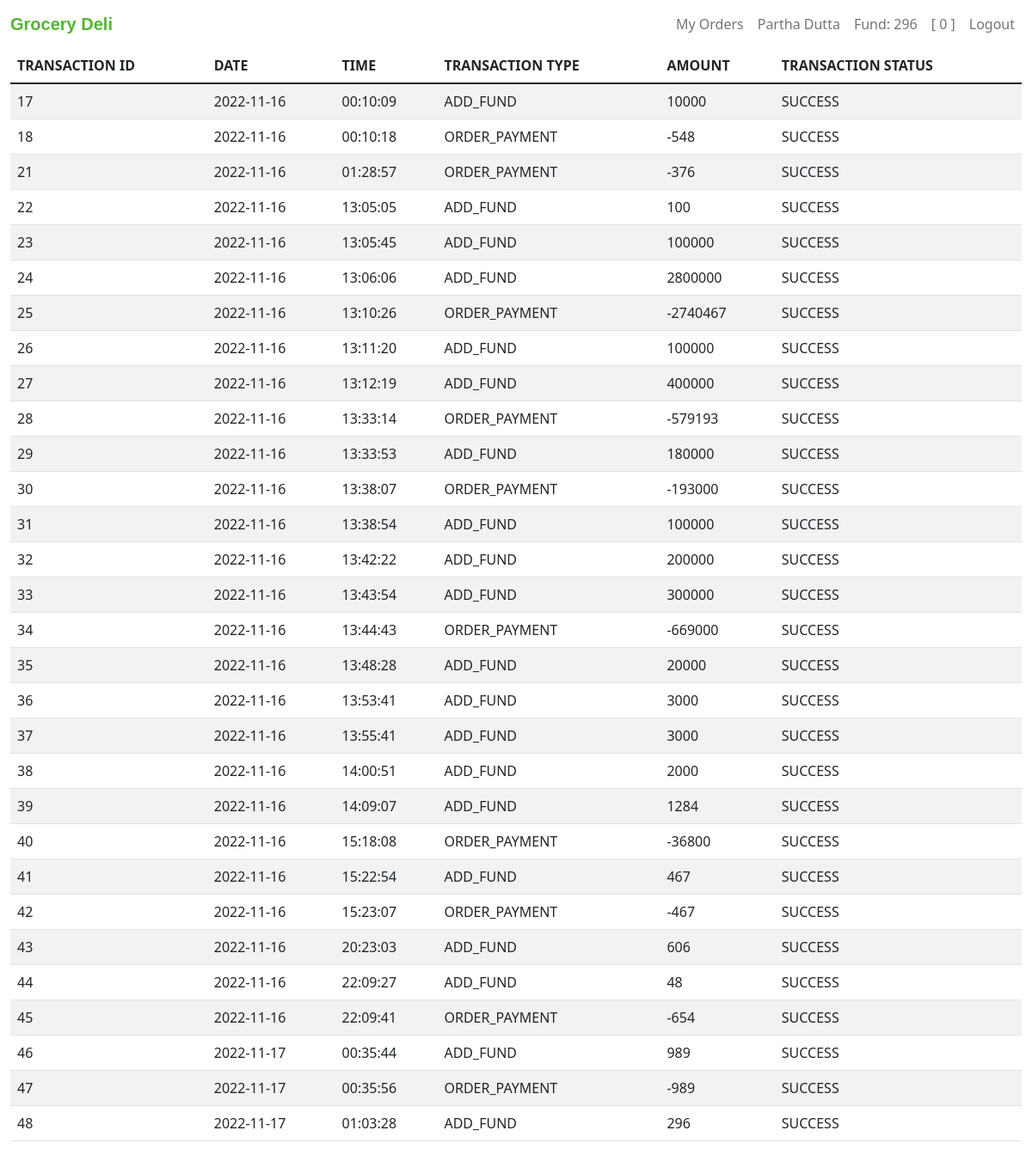
The page /transactions (signed in) on the database as committed earlier.
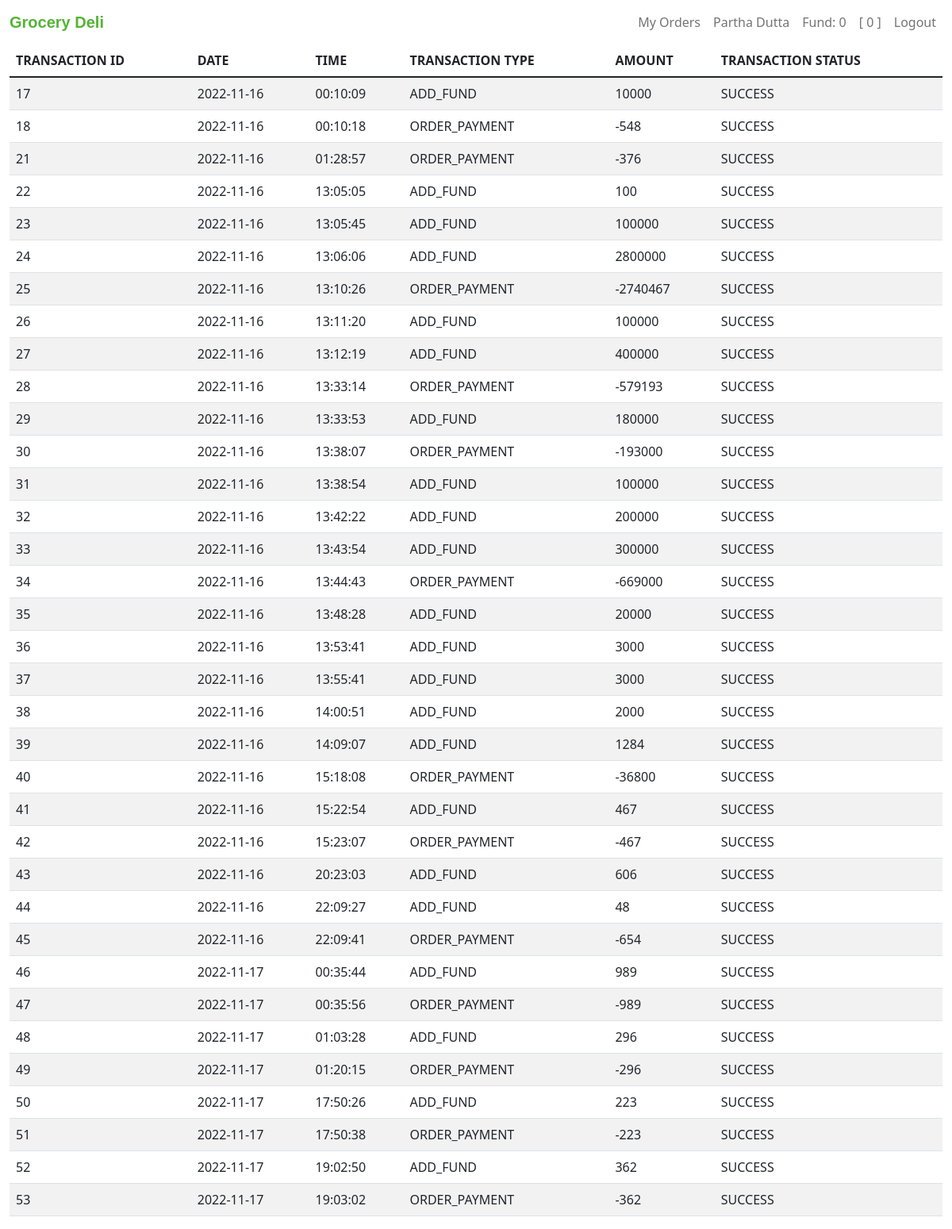
The same page on the database as committed later.
### tables this page shows
CREATE TABLE users (user_id INTEGER PRIMARY KEY AUTOINCREMENT NOT NULL, name TEXT NOT NULL, email TEXT NOT NULL, phone INTEGER NOT NULL, hash TEXT NOT NULL, cash NUMERIC DEFAULT 0.00);

CREATE TABLE transactions(tran_id INTEGER PRIMARY KEY AUTOINCREMENT NOT NULL, user_id INTEGER NOT NULL, tran_type TEXT NOT NULL, amount NUMERIC NOT NULL, datetime TEXT NOT NULL, tran_status TEXT DEFAULT success);

### app.py (the view)
@app.route("/transactions")
@login_required
def transctions():
    user_id = session["user_id"]
    user_data = db.execute("SELECT * FROM users WHERE user_id = ?;", user_id)
    transactions = db.execute("SELECT * FROM transactions WHERE user_id = ?", user_id)
    for i in transactions:
        i["date"] = datetime.datetime.strptime(i["datetime"], '%Y-%m-%d %H:%M:%S').date()
        i["time"] = datetime.datetime.strptime(i["datetime"], '%Y-%m-%d %H:%M:%S').time()
    return render_template("transactions.html", transactions=transactions, user_data=user_data)

### app.py (called while the page is built)
@app.after_request
def after_request(response):
    response.headers["Cache-Control"] = "no-cache, no-store, must-revalidate"
    response.headers["Expires"] = 0
    response.headers["Pragma"] = "no-cache"
    return response

def login_required(f):
    @wraps(f)
    def decorated_function(*args, **kwargs):
        if session.get("user_id") is None:
            return redirect("/login")
        return f(*args, **kwargs)
    return decorated_function

### templates/transactions.html (shortened to what this page needs)
{% extends "layout.html" %}
{% block user %}
    {{ user_data[0]["name"] }}
{% endblock %}
{% block fund %}
    Fund: {{ user_data[0]["cash"] }}
{% endblock %}
{% block cart %}
    {{ cart|length }}
{% endblock %}
{% block main %}
<table class="table table-striped">
    <thead>
        <tr>
            <th>TRANSACTION ID</th>
            <th>DATE</th>
            <th>TIME</th>
            <th>TRANSACTION TYPE</th>
            <th>AMOUNT</th>
            <th>TRANSACTION STATUS</th>
        </tr>
    </thead>
    <tbody>
        {% for i in transactions %}
        <tr>
            <td>{{ i["tran_id"] }}</td>
            <td>{{ i["date"] }}</td>
            <td>{{ i["time"] }}</td>
            <td>{{ i["tran_type"] }}</td>
            <td>{{ i["amount"] }}</td>
            <td>{{ i["tran_status"] }}</td>
        </tr>
        {% endfor %}
    </tbody>
</table>
{% endblock %}

### templates/layout.html (shortened to what this page needs)
<!DOCTYPE html>
<html lang="en">
<head>
    <link href="https://cdn.jsdelivr.net/npm/bootstrap@5.1.3/dist/css/bootstrap.min.css" rel="stylesheet">
    <link href="/static/style.css" rel="stylesheet">
    <link href="https://cdn.jsdelivr.net/npm/bootstrap@5.1.3/dist/css/bootstrap.min.css" rel="stylesheet">
</head>
<body>
    <nav class="navbar navbar-expand-lg navbar-light" style="background-color: #ffffff;">
        <div class="container-fluid">
            <a class="navbar-brand" href="/" style="font-family: Helvetica; color:#54B435"><strong>Grocery Deli</strong></a>
            <div class="collapse navbar-collapse" id="navbarSupportedContent">
                {% if session["user_id"] %}
                    <ul class="navbar-nav ms-auto mb-2 mb-lg-0">
                        <li class="nav-item">
                            <a class="nav-link" href="/orders">My Orders</a>
                        </li>
                        <li class="nav-item">
                            <a class="nav-link" href="/account">{% block user %}{% endblock %}</a>
                        </li>
                        <li class="nav-item">
                            <a class="nav-link" aria-current="page" href="/add_fund">{% block fund %}{% endblock %}</a>
                        </li>
                        <li class="nav-item">
                            <a class="nav-link" aria-current="page" href="/cart">
                                [{% block cart %}{% endblock %}]
                            </a>
                        </li>
                        <li class="nav-item">
                            <a class="nav-link" href="/logout">Logout</a>
                        </li>
                    </ul>
                {% endif %}
            </div>
        </div>
    </nav>
    <main class="container-fluid">
        {% block main %}{% endblock %}
    </main>
</body>
</html>

Rows that differ between the two databases and show on the page:
changed users "Partha Dutta": cash "296" → "0"
added transactions: tran_id "49", date "2022-11-17", time "01:20:15", tran_type "ORDER_PAYMENT", amount "-296", tran_status "SUCCESS"
added transactions: tran_id "50", date "2022-11-17", time "17:50:26", tran_type "ADD_FUND", amount "223", tran_status "SUCCESS"
added transactions: tran_id "51", date "2022-11-17", time "17:50:38", tran_type "ORDER_PAYMENT", amount "-223", tran_status "SUCCESS"
added transactions: tran_id "52", date "2022-11-17", time "19:02:50", tran_type "ADD_FUND", amount "362", tran_status "SUCCESS"
added transactions: tran_id "53", date "2022-11-17", time "19:03:02", tran_type "ORDER_PAYMENT", amount "-362", tran_status "SUCCESS"
